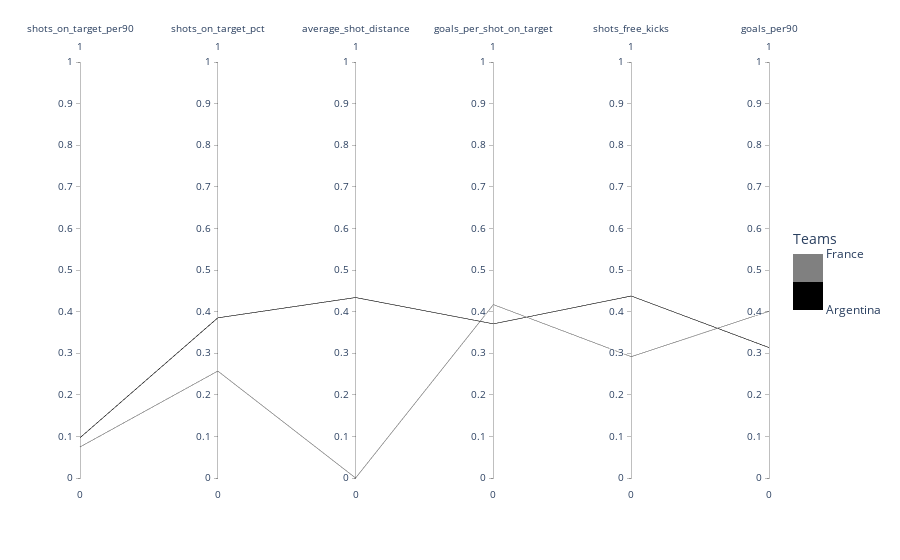

The code cell stored with this chart in its notebook:
### Code cell
parallel_chart(shooting, 'Argentina', 'France').show()

### Figure 1 — Plotly figure (JSON) as saved in the notebook; plotly's stock layout.template omitted (floating-point values rounded to 4 significant figures)
{"data": [{"dimensions": [{"label": "shots_on_target_per90", "range": [0, 1], "values": [0.09675, 0.07457]}, {"label": "shots_on_target_pct", "range": [0, 1], "values": [0.385, 0.257]}, {"label": "average_shot_distance", "range": [0, 1], "values": [0.4338, 0]}, {"label": "goals_per_shot_on_target", "range": [0, 1], "values": [0.3705, 0.4168]}, {"label": "shots_free_kicks", "range": [0, 1], "values": [0.4375, 0.2917]}, {"label": "goals_per90", "range": [0, 1], "values": [0.3135, 0.4007]}], "domain": {"x": [0, 1], "y": [0, 1]}, "line": {"color": [0, 1], "coloraxis": "coloraxis"}, "name": "", "type": "parcoords"}], "layout": {"coloraxis": {"colorbar": {"len": 100, "lenmode": "pixels", "ticktext": ["Argentina", "France"], "tickvals": [0, 1], "title": {"text": "Teams"}}, "colorscale": [[0, "rgb(0.0, 0.0, 0.0)"], [0.5, "rgb(0.0, 0.0, 0.0)"], [0.5, "rgb(127.5, 127.5, 127.5)"], [1, "rgb(127.5, 127.5, 127.5)"]]}, "legend": {"tracegroupgap": 0}, "margin": {"t": 60}}}
